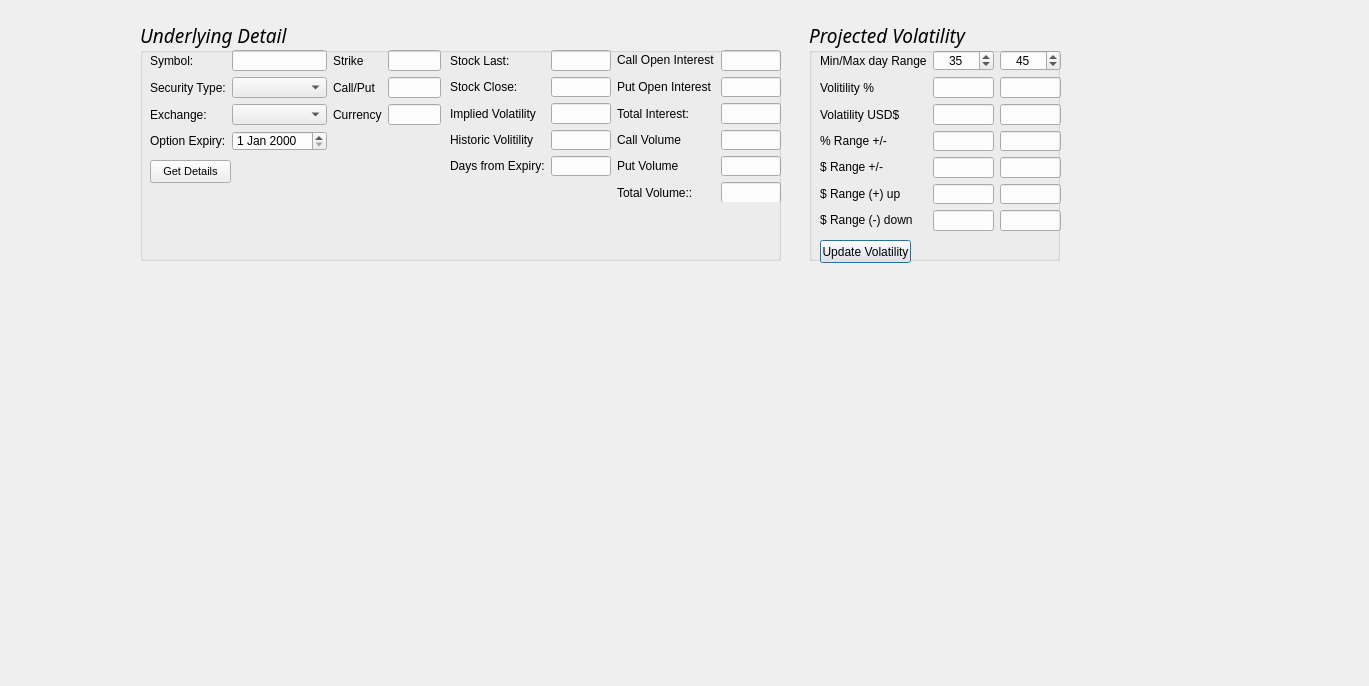
<?xml version="1.0" encoding="UTF-8"?>
<ui version="4.0">
 <class>exchange</class>
 <widget class="QDialog" name="exchange">
  <property name="geometry">
   <rect>
    <x>0</x>
    <y>0</y>
    <width>1369</width>
    <height>686</height>
   </rect>
  </property>
  <property name="windowTitle">
   <string>Dialog</string>
  </property>
  <widget class="QPushButton" name="pushButton">
   <property name="geometry">
    <rect>
     <x>820</x>
     <y>240</y>
     <width>91</width>
     <height>23</height>
    </rect>
   </property>
   <property name="text">
    <string>Update Volatility</string>
   </property>
  </widget>
  <widget class="QGroupBox" name="groupBox">
   <property name="geometry">
    <rect>
     <x>809</x>
     <y>20</y>
     <width>251</width>
     <height>241</height>
    </rect>
   </property>
   <property name="font">
    <font>
     <family>Magneto</family>
     <pointsize>14</pointsize>
     <weight>50</weight>
     <italic>true</italic>
     <bold>false</bold>
     <underline>false</underline>
     <kerning>true</kerning>
    </font>
   </property>
   <property name="title">
    <string>Projected Volatility</string>
   </property>
   <property name="alignment">
    <set>Qt::AlignLeading|Qt::AlignLeft|Qt::AlignVCenter</set>
   </property>
   <property name="flat">
    <bool>true</bool>
   </property>
  </widget>
  <widget class="QGroupBox" name="groupBox_2">
   <property name="geometry">
    <rect>
     <x>140</x>
     <y>20</y>
     <width>641</width>
     <height>241</height>
    </rect>
   </property>
   <property name="font">
    <font>
     <family>Magneto</family>
     <pointsize>14</pointsize>
     <weight>50</weight>
     <italic>true</italic>
     <bold>false</bold>
     <underline>false</underline>
     <kerning>true</kerning>
    </font>
   </property>
   <property name="title">
    <string>Underlying Detail</string>
   </property>
   <property name="alignment">
    <set>Qt::AlignLeading|Qt::AlignLeft|Qt::AlignVCenter</set>
   </property>
   <property name="flat">
    <bool>true</bool>
   </property>
   <widget class="QPushButton" name="getUnderlyingDetailButton">
    <property name="geometry">
     <rect>
      <x>10</x>
      <y>140</y>
      <width>81</width>
      <height>23</height>
     </rect>
    </property>
    <property name="font">
     <font>
      <family>MS Shell Dlg 2</family>
      <pointsize>8</pointsize>
      <italic>false</italic>
     </font>
    </property>
    <property name="text">
     <string>Get Details</string>
    </property>
    <property name="checkable">
     <bool>false</bool>
    </property>
    <property name="flat">
     <bool>false</bool>
    </property>
   </widget>
  </widget>
  <widget class="QWidget" name="">
   <property name="geometry">
    <rect>
     <x>450</x>
     <y>50</y>
     <width>331</width>
     <height>152</height>
    </rect>
   </property>
   <layout class="QGridLayout" name="gridLayout">
    <item row="3" column="0">
     <widget class="QLabel" name="label_5">
      <property name="text">
       <string>Implied Volatility</string>
      </property>
     </widget>
    </item>
    <item row="3" column="1">
     <widget class="QLineEdit" name="impliedVol">
      <property name="text">
       <string/>
      </property>
      <property name="readOnly">
       <bool>true</bool>
      </property>
     </widget>
    </item>
    <item row="3" column="2">
     <widget class="QLabel" name="label_7">
      <property name="text">
       <string>Total Interest:</string>
      </property>
     </widget>
    </item>
    <item row="0" column="2">
     <widget class="QLabel" name="lb_symbol_6">
      <property name="text">
       <string>&lt;html&gt;&lt;head/&gt;&lt;body&gt;&lt;p&gt;Call Open Interest&lt;/p&gt;&lt;/body&gt;&lt;/html&gt;</string>
      </property>
     </widget>
    </item>
    <item row="0" column="0">
     <widget class="QLabel" name="lb_symbol_5">
      <property name="text">
       <string>Stock Last:</string>
      </property>
     </widget>
    </item>
    <item row="0" column="3">
     <widget class="QLineEdit" name="callOpenInterest">
      <property name="text">
       <string/>
      </property>
      <property name="readOnly">
       <bool>true</bool>
      </property>
     </widget>
    </item>
    <item row="1" column="2">
     <widget class="QLabel" name="label_6">
      <property name="contextMenuPolicy">
       <enum>Qt::NoContextMenu</enum>
      </property>
      <property name="text">
       <string>&lt;html&gt;&lt;head/&gt;&lt;body&gt;&lt;p&gt;Put Open Interest&lt;/p&gt;&lt;/body&gt;&lt;/html&gt;</string>
      </property>
     </widget>
    </item>
    <item row="0" column="1">
     <widget class="QLineEdit" name="stockLast">
      <property name="text">
       <string/>
      </property>
      <property name="readOnly">
       <bool>true</bool>
      </property>
     </widget>
    </item>
    <item row="1" column="1">
     <widget class="QLineEdit" name="stockClose">
      <property name="text">
       <string/>
      </property>
      <property name="readOnly">
       <bool>true</bool>
      </property>
     </widget>
    </item>
    <item row="1" column="0">
     <widget class="QLabel" name="label_3">
      <property name="contextMenuPolicy">
       <enum>Qt::NoContextMenu</enum>
      </property>
      <property name="text">
       <string>Stock Close:</string>
      </property>
     </widget>
    </item>
    <item row="1" column="3">
     <widget class="QLineEdit" name="putOpenInterest">
      <property name="text">
       <string/>
      </property>
      <property name="readOnly">
       <bool>true</bool>
      </property>
     </widget>
    </item>
    <item row="3" column="3">
     <widget class="QLineEdit" name="totalOpenInterest">
      <property name="text">
       <string/>
      </property>
      <property name="readOnly">
       <bool>true</bool>
      </property>
     </widget>
    </item>
    <item row="5" column="1">
     <widget class="QLineEdit" name="daysFromExpiry">
      <property name="text">
       <string/>
      </property>
      <property name="readOnly">
       <bool>true</bool>
      </property>
     </widget>
    </item>
    <item row="5" column="0">
     <widget class="QLabel" name="labelExpiry_4">
      <property name="text">
       <string>&lt;html&gt;&lt;head/&gt;&lt;body&gt;&lt;p&gt;Days from Expiry:&lt;/p&gt;&lt;/body&gt;&lt;/html&gt;</string>
      </property>
     </widget>
    </item>
    <item row="4" column="2">
     <widget class="QLabel" name="lb_symbol_7">
      <property name="text">
       <string>Call Volume</string>
      </property>
     </widget>
    </item>
    <item row="4" column="1">
     <widget class="QLineEdit" name="historicVol">
      <property name="text">
       <string/>
      </property>
      <property name="readOnly">
       <bool>true</bool>
      </property>
     </widget>
    </item>
    <item row="4" column="0">
     <widget class="QLabel" name="labelExpiry_2">
      <property name="text">
       <string>&lt;html&gt;&lt;head/&gt;&lt;body&gt;&lt;p&gt;Historic Volitility&lt;/p&gt;&lt;/body&gt;&lt;/html&gt;</string>
      </property>
     </widget>
    </item>
    <item row="5" column="3">
     <widget class="QLineEdit" name="putVolume">
      <property name="text">
       <string/>
      </property>
      <property name="readOnly">
       <bool>true</bool>
      </property>
     </widget>
    </item>
    <item row="4" column="3">
     <widget class="QLineEdit" name="callVolume">
      <property name="text">
       <string/>
      </property>
      <property name="readOnly">
       <bool>true</bool>
      </property>
     </widget>
    </item>
    <item row="5" column="2">
     <widget class="QLabel" name="label_8">
      <property name="contextMenuPolicy">
       <enum>Qt::NoContextMenu</enum>
      </property>
      <property name="text">
       <string>Put Volume</string>
      </property>
     </widget>
    </item>
    <item row="6" column="2">
     <widget class="QLabel" name="label_9">
      <property name="text">
       <string>Total Volume::</string>
      </property>
     </widget>
    </item>
    <item row="6" column="3">
     <widget class="QLineEdit" name="totalVolume">
      <property name="text">
       <string/>
      </property>
      <property name="readOnly">
       <bool>true</bool>
      </property>
     </widget>
    </item>
   </layout>
  </widget>
  <widget class="QWidget" name="">
   <property name="geometry">
    <rect>
     <x>150</x>
     <y>50</y>
     <width>291</width>
     <height>101</height>
    </rect>
   </property>
   <layout class="QGridLayout" name="gridLayout_2">
    <item row="3" column="0">
     <widget class="QLabel" name="lb_expiry">
      <property name="text">
       <string>&lt;html&gt;&lt;head/&gt;&lt;body&gt;&lt;p&gt;Option Expiry:&lt;/p&gt;&lt;/body&gt;&lt;/html&gt;</string>
      </property>
     </widget>
    </item>
    <item row="3" column="1">
     <widget class="QDateEdit" name="dateExpiry"/>
    </item>
    <item row="0" column="3">
     <widget class="QLineEdit" name="strike">
      <property name="text">
       <string/>
      </property>
     </widget>
    </item>
    <item row="1" column="0">
     <widget class="QLabel" name="lb_SecType">
      <property name="contextMenuPolicy">
       <enum>Qt::NoContextMenu</enum>
      </property>
      <property name="text">
       <string>Security Type:</string>
      </property>
     </widget>
    </item>
    <item row="0" column="2">
     <widget class="QLabel" name="lb_stk">
      <property name="text">
       <string>Strike</string>
      </property>
     </widget>
    </item>
    <item row="1" column="2">
     <widget class="QLabel" name="lb_callPut">
      <property name="text">
       <string>Call/Put</string>
      </property>
     </widget>
    </item>
    <item row="1" column="3">
     <widget class="QLineEdit" name="call_put">
      <property name="text">
       <string/>
      </property>
     </widget>
    </item>
    <item row="0" column="0">
     <widget class="QLabel" name="lb_symbol">
      <property name="text">
       <string>Symbol:</string>
      </property>
     </widget>
    </item>
    <item row="2" column="0">
     <widget class="QLabel" name="lb_exc">
      <property name="text">
       <string>Exchange:</string>
      </property>
     </widget>
    </item>
    <item row="2" column="3">
     <widget class="QLineEdit" name="currency">
      <property name="text">
       <string/>
      </property>
     </widget>
    </item>
    <item row="2" column="2">
     <widget class="QLabel" name="lb_currency">
      <property name="text">
       <string>Currency</string>
      </property>
     </widget>
    </item>
    <item row="0" column="1">
     <widget class="QLineEdit" name="symbol">
      <property name="text">
       <string/>
      </property>
     </widget>
    </item>
    <item row="1" column="1">
     <widget class="QComboBox" name="securityType">
      <property name="maxCount">
       <number>10</number>
      </property>
     </widget>
    </item>
    <item row="2" column="1">
     <widget class="QComboBox" name="exchange_2">
      <property name="maxCount">
       <number>10</number>
      </property>
     </widget>
    </item>
   </layout>
  </widget>
  <widget class="QWidget" name="">
   <property name="geometry">
    <rect>
     <x>820</x>
     <y>50</y>
     <width>241</width>
     <height>181</height>
    </rect>
   </property>
   <layout class="QGridLayout" name="gridLayout_3">
    <item row="4" column="2">
     <widget class="QLineEdit" name="rangeUSD_45Days">
      <property name="text">
       <string/>
      </property>
      <property name="readOnly">
       <bool>true</bool>
      </property>
     </widget>
    </item>
    <item row="0" column="2">
     <widget class="QSpinBox" name="maxDaysSpinBox">
      <property name="alignment">
       <set>Qt::AlignCenter</set>
      </property>
      <property name="minimum">
       <number>20</number>
      </property>
      <property name="maximum">
       <number>50</number>
      </property>
      <property name="value">
       <number>45</number>
      </property>
     </widget>
    </item>
    <item row="0" column="1">
     <widget class="QSpinBox" name="minDaysSpinBox">
      <property name="alignment">
       <set>Qt::AlignCenter</set>
      </property>
      <property name="minimum">
       <number>20</number>
      </property>
      <property name="maximum">
       <number>50</number>
      </property>
      <property name="value">
       <number>35</number>
      </property>
     </widget>
    </item>
    <item row="4" column="1">
     <widget class="QLineEdit" name="rangeUSD_30Days">
      <property name="text">
       <string/>
      </property>
      <property name="readOnly">
       <bool>true</bool>
      </property>
     </widget>
    </item>
    <item row="3" column="1">
     <widget class="QLineEdit" name="rangePercent_30Days">
      <property name="text">
       <string/>
      </property>
      <property name="readOnly">
       <bool>true</bool>
      </property>
     </widget>
    </item>
    <item row="1" column="0">
     <widget class="QLabel" name="lb_symbol_2">
      <property name="text">
       <string>Volitility %</string>
      </property>
     </widget>
    </item>
    <item row="2" column="2">
     <widget class="QLineEdit" name="volUSD_45Days">
      <property name="text">
       <string/>
      </property>
      <property name="readOnly">
       <bool>true</bool>
      </property>
     </widget>
    </item>
    <item row="4" column="0">
     <widget class="QLabel" name="lb_range3">
      <property name="text">
       <string>&lt;html&gt;&lt;head/&gt;&lt;body&gt;&lt;p&gt;$ Range +/-&lt;/p&gt;&lt;/body&gt;&lt;/html&gt;</string>
      </property>
     </widget>
    </item>
    <item row="3" column="2">
     <widget class="QLineEdit" name="rangePercent_45Days">
      <property name="text">
       <string/>
      </property>
      <property name="readOnly">
       <bool>true</bool>
      </property>
     </widget>
    </item>
    <item row="2" column="1">
     <widget class="QLineEdit" name="volUSD_30Days">
      <property name="text">
       <string/>
      </property>
      <property name="readOnly">
       <bool>true</bool>
      </property>
     </widget>
    </item>
    <item row="1" column="1">
     <widget class="QLineEdit" name="volPercent_30Days">
      <property name="text">
       <string/>
      </property>
      <property name="readOnly">
       <bool>true</bool>
      </property>
     </widget>
    </item>
    <item row="3" column="0">
     <widget class="QLabel" name="lb_range4">
      <property name="text">
       <string>% Range +/-</string>
      </property>
     </widget>
    </item>
    <item row="2" column="0">
     <widget class="QLabel" name="lb_VolUSD">
      <property name="contextMenuPolicy">
       <enum>Qt::NoContextMenu</enum>
      </property>
      <property name="text">
       <string>Volatility USD$</string>
      </property>
     </widget>
    </item>
    <item row="1" column="2">
     <widget class="QLineEdit" name="volPercent_45Days">
      <property name="text">
       <string/>
      </property>
      <property name="readOnly">
       <bool>true</bool>
      </property>
     </widget>
    </item>
    <item row="6" column="1">
     <widget class="QLineEdit" name="rangeUSD_up_30Days">
      <property name="text">
       <string/>
      </property>
      <property name="readOnly">
       <bool>true</bool>
      </property>
     </widget>
    </item>
    <item row="6" column="0">
     <widget class="QLabel" name="lb_range2">
      <property name="text">
       <string>&lt;html&gt;&lt;head/&gt;&lt;body&gt;&lt;p&gt;$ Range (+) up&lt;/p&gt;&lt;/body&gt;&lt;/html&gt;</string>
      </property>
     </widget>
    </item>
    <item row="7" column="0">
     <widget class="QLabel" name="lb_range1">
      <property name="text">
       <string>&lt;html&gt;&lt;head/&gt;&lt;body&gt;&lt;p&gt;$ Range (-) down&lt;/p&gt;&lt;/body&gt;&lt;/html&gt;</string>
      </property>
     </widget>
    </item>
    <item row="6" column="2">
     <widget class="QLineEdit" name="rangeUSD_up_45Days">
      <property name="text">
       <string/>
      </property>
      <property name="readOnly">
       <bool>true</bool>
      </property>
     </widget>
    </item>
    <item row="7" column="1">
     <widget class="QLineEdit" name="rangeUSD_down_30Days">
      <property name="text">
       <string/>
      </property>
      <property name="readOnly">
       <bool>true</bool>
      </property>
     </widget>
    </item>
    <item row="7" column="2">
     <widget class="QLineEdit" name="rangeUSD_down_45Days">
      <property name="text">
       <string/>
      </property>
      <property name="readOnly">
       <bool>true</bool>
      </property>
     </widget>
    </item>
    <item row="0" column="0">
     <widget class="QLabel" name="lb_symbol_3">
      <property name="text">
       <string>Min/Max day Range</string>
      </property>
     </widget>
    </item>
   </layout>
  </widget>
  <zorder>groupBox_2</zorder>
  <zorder>groupBox</zorder>
  <zorder>layoutWidget</zorder>
  <zorder>layoutWidget_2</zorder>
  <zorder>layoutWidget</zorder>
  <zorder>layoutWidget</zorder>
  <zorder>layoutWidget_4</zorder>
  <zorder>layoutWidget_5</zorder>
  <zorder>stockLast_2</zorder>
  <zorder>label_4</zorder>
  <zorder>stockClose_2</zorder>
  <zorder>label_10</zorder>
  <zorder>labelExpiry_3</zorder>
  <zorder>impliedVol_2</zorder>
  <zorder>historicVol_2</zorder>
  <zorder>lb_symbol_8</zorder>
  <zorder></zorder>
  <zorder>putVolume</zorder>
  <zorder>callVolume</zorder>
  <zorder>lb_symbol_7</zorder>
  <zorder>label_8</zorder>
  <zorder></zorder>
  <zorder>lb_stk</zorder>
  <zorder>pushButton</zorder>
 </widget>
 <resources/>
 <connections/>
</ui>
